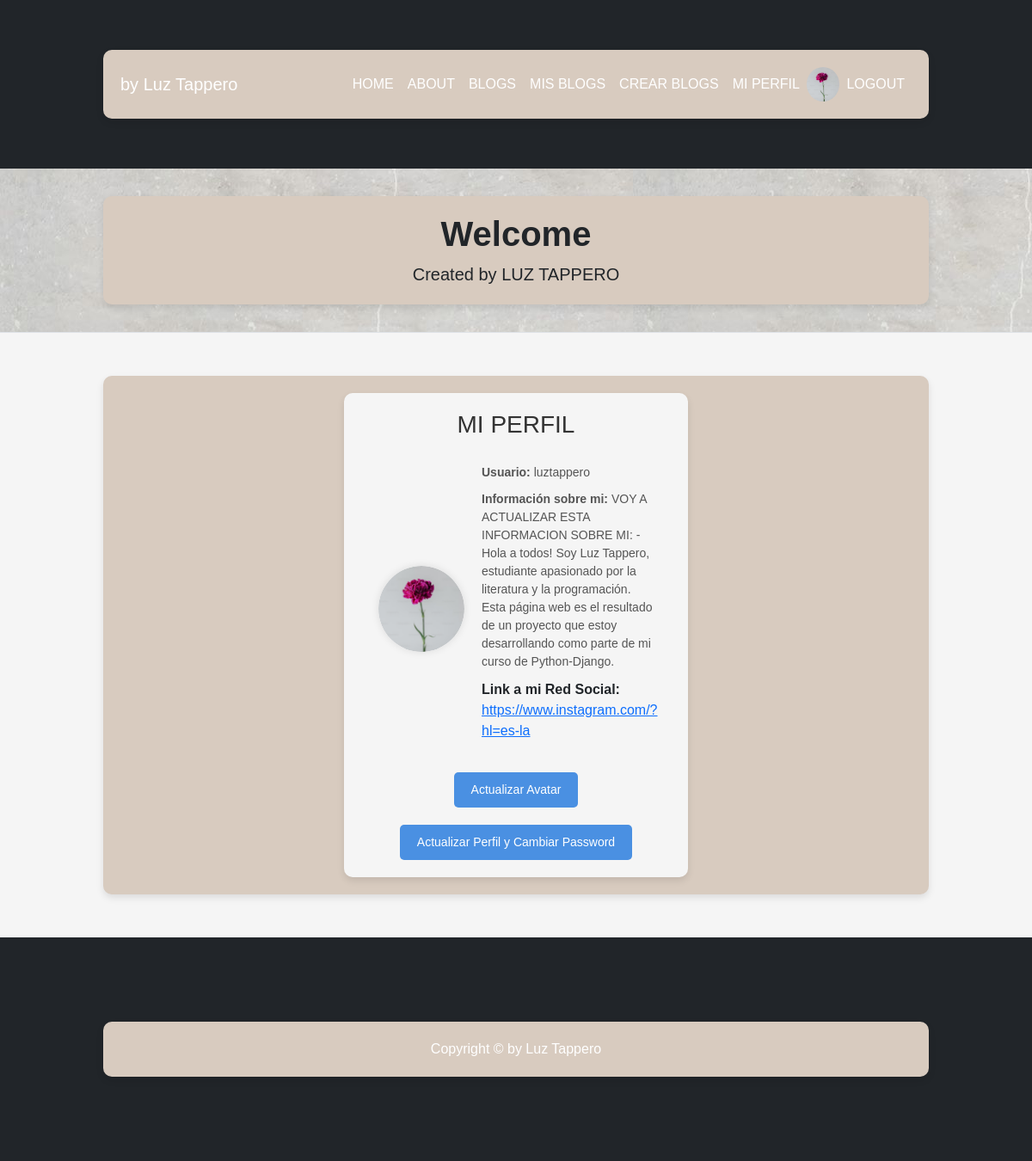
Screenshot of /profile/1 (signed in) with the database file from the repository.
### Blog/models.py (models this page shows, shortened)
class Perfil (models.Model):
    usuario= models.ForeignKey(User, on_delete= models.CASCADE)
    about_me= models.CharField(max_length=2200)
    enlace = models.URLField(blank=True, null=True)

### Home/views.py (the view)
def profile_view(request, id=None):
    if id:
        user= User.objects.get(id=id)
        perfil_existente = Perfil.objects.filter(usuario=user).exists()
        if perfil_existente:
            profile= Perfil.objects.filter(usuario=user).first()
            avatar= Avatar.objects.filter(user=user).first()
            avatar_url= avatar.imagen.url if avatar is not None else ""
            context= {'profile': profile, 'avatar_url': avatar_url}
            return render (request, 'Home/profile.html', context)
        else:
            return redirect('profile_create')
    else:
        return HttpResponse("Id no proporcionado en la URL.")

### Home/templates/Home/profile.html (shortened to what this page needs)
{% extends 'Blog/blog.html' %}
{% block contenidoQueCambia %}
<div class="profile-container">
    <div class="profile-header">
        <h3>MI PERFIL</h3>
    </div>
    <div class="profile-content">
        <div class="profile-image-container">
            <img src="{{ avatar_url }}" alt="Avatar" class="profile-image" />
        </div>
        <div class="profile-info">
            <p class="profile-username"> <b>Usuario:</b> {{ profile.usuario }}</p>
            <p class="profile-about"><b>Información sobre mi:</b> {{ profile.about_me }}</p>
            {% if profile.enlace %}
                <p class="profile-enlace"><b>Link a mi Red Social:</b> <a href="{{ profile.enlace }}" target="_blank">{{ profile.enlace }}</a></p>
            {% endif %}
        </div>
    </div>
    <div class="buttons-container">
        {% if avatar_url %}
            <a href="{% url 'update_avatar' %}" class="edit-profile-button">Actualizar Avatar</a>
        {% else %}
            <a href="{% url 'crear_avatar' %}" class="edit-profile-button">Crear Avatar</a>
        {% endif %}
    </div>
    <div class="buttons-container">
        <a href="{% url 'profile_update' %}" class="edit-profile-button">Actualizar Perfil y Cambiar Password</a>
    </div>
</div>
{% endblock %}

### Blog/templates/Blog/blog.html (style rules this page uses)
body { font-family: 'Arial', sans-serif; background-color: #f5f5f5; margin: 0; padding: 0; }

### Home/templates/Home/profile.html (style rules this page uses)
.profile-container { background-color: #f5f5f5; border-radius: 10px; padding: 20px; box-shadow: 0 4px 8px rgba(0, 0, 0, 0.1); max-width: 400px; margin: auto; display: flex; flex-direction: column; align-items: center; text-align: center; }
.profile-header h3 { color: #333; }
.profile-content { display: flex; align-items: center; justify-content: center; margin-top: 20px; }
.profile-image-container { overflow: hidden; border-radius: 50%; box-shadow: 0 0 10px rgba(0, 0, 0, 0.1); margin-right: 20px; }
.profile-image { height: 100px; width: 100px; border-radius: 50%; object-fit: cover; }
.profile-info { text-align: left; max-width: 200px; }
.profile-username, .profile-about { margin-bottom: 10px; font-size: 14px; color: #555; }
.buttons-container { display: flex; flex-direction: column; align-items: center; gap: 10px; margin-top: 20px; }
.edit-profile-button { background-color: #4a90e2; color: white; padding: 10px 20px; border: none; border-radius: 5px; cursor: pointer; text-decoration: none; text-align: center; font-size: 14px; }

### rows the page displays
Perfil: usuario "luztappero", about_me "VOY A ACTUALIZAR ESTA INFORMACION SOBRE MI: -Hola a todos! Soy Luz Tappero, estudiante apasionado por la literatura y la programación. Esta página web es el resultado de un proyecto que estoy desarrollando como parte de mi curso de Python-Django.", enlace "https://www.instagram.com/?hl=es-la"
